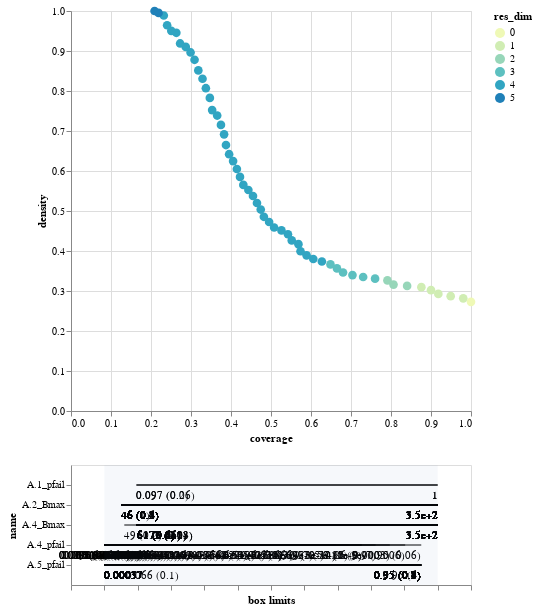

Notebook code for this chart:
### Code cell
box.inspect_tradeoff()

### Figure 1 — Vega-Lite specification as saved in the notebook (floating-point values rounded to 4 significant figures; data arrays with more than 128 entries replaced by an {"elided": "..."} marker saying what was removed)
{"config": {"view": {"continuousWidth": 400, "continuousHeight": 300}}, "vconcat": [{"data": {"name": "data-c3393c52ccaa91e5c0eab466ec341c87"}, "mark": {"type": "circle", "size": 75}, "encoding": {"color": {"type": "ordinal", "field": "res_dim", "scale": {"range": ["#eff9b6", "#d0edb3", "#97d6b9", "#5dc0c0", "#31a5c2", "#1f80b8", "#2354a3", "#21318d"]}}, "opacity": {"condition": {"value": 1, "selection": "selector001"}, "value": 0.4}, "tooltip": [{"type": "ordinal", "field": "id"}, {"type": "quantitative", "field": "coverage", "format": ".2"}, {"type": "quantitative", "field": "density", "format": ".2"}, {"type": "ordinal", "field": "res_dim"}], "x": {"type": "quantitative", "field": "coverage"}, "y": {"type": "quantitative", "field": "density"}}, "height": 400, "selection": {"selector001": {"type": "single", "fields": ["id"]}}, "width": 400}, {"layer": [{"data": {"name": "data-42c783750f8ed788f08184eedd266e38"}, "mark": "rule", "encoding": {"x": {"type": "quantitative", "axis": {"grid": false, "labels": false, "title": "box limits"}, "field": "x_lower", "scale": {"domain": [0, 1], "padding": 0.1}}, "x2": {"field": "x_upper"}, "y": {"type": "nominal", "field": "name", "scale": {"padding": 1.0}}}, "transform": [{"calculate": "(datum.x1-datum.minimum)/(datum.maximum-datum.minimum)", "as": "x_lower"}, {"calculate": "(datum.x2-datum.minimum)/(datum.maximum-datum.minimum)", "as": "x_upper"}, {"filter": {"selection": "selector001"}}], "width": 400}, {"data": {"name": "data-42c783750f8ed788f08184eedd266e38"}, "mark": {"type": "text", "align": "left", "baseline": "top", "dy": 5}, "encoding": {"text": {"type": "ordinal", "field": "text"}, "x": {"type": "quantitative", "axis": {"grid": false, "labels": false, "title": "box limits"}, "field": "x_lower", "scale": {"domain": [0, 1], "padding": 0.1}}, "x2": {"field": "x_upper"}, "y": {"type": "nominal", "field": "name", "scale": {"padding": 1.0}}}, "transform": [{"calculate": "(datum.x1-datum.minimum)/(datum.maximum-datum.minimum)", "as": "x_lower"}, {"calculate": "(datum.x2-datum.minimum)/(datum.maximum-datum.minimum)", "as": "x_upper"}, {"filter": {"selection": "selector001"}}, {"calculate": "datum.qp_lower>0?format(datum.x1, \".2\")+\" (\"+format(datum.qp_lower, \".1~g\")+\")\" :format(datum.x1, \".2\")", "as": "text"}], "width": 400}, {"data": {"name": "data-42c783750f8ed788f08184eedd266e38"}, "mark": {"type": "text", "align": "right", "baseline": "top", "dy": 5}, "encoding": {"text": {"type": "ordinal", "field": "text"}, "x": {"type": "quantitative", "field": "x_upper"}, "x2": {"field": "x_upper"}, "y": {"type": "nominal", "field": "name", "scale": {"padding": 1.0}}}, "transform": [{"calculate": "(datum.x1-datum.minimum)/(datum.maximum-datum.minimum)", "as": "x_lower"}, {"calculate": "(datum.x2-datum.minimum)/(datum.maximum-datum.minimum)", "as": "x_upper"}, {"filter": {"selection": "selector001"}}, {"calculate": "datum.qp_upper>0?format(datum.x2, \".2\")+\" (\"+format(datum.qp_upper, \".1\")+\")\" :format(datum.x2, \".2\")", "as": "text"}], "width": 400}, {"data": {"name": "data-bb8d07f6df3d47a6a475317795287b23"}, "mark": {"type": "rect", "opacity": 0.05}, "encoding": {"x": {"type": "quantitative", "field": "start"}, "x2": {"field": "end"}}}, {"data": {"name": "data-d751713988987e9331980363e24189ce"}, "mark": "point", "encoding": {"x": {"type": "quantitative", "field": "x"}, "y": {"type": "nominal", "field": "name"}}, "transform": [{"filter": {"selection": "selector001"}}], "width": 400}, {"data": {"name": "data-d751713988987e9331980363e24189ce"}, "mark": {"type": "text", "align": "center", "baseline": "top", "dy": 5}, "encoding": {"text": {"type": "nominal", "field": "item"}, "x": {"type": "quantitative", "field": "x"}, "y": {"type": "nominal", "field": "name"}}, "transform": [{"filter": {"selection": "selector001"}}], "width": 400}]}], "$schema": "https://vega.github.io/schema/vega-lite/v4.8.1.json", "datasets": {"data-c3393c52ccaa91e5c0eab466ec341c87": [{"coverage": 1.0, "density": 0.2729, "id": 0, "mass": 1.0, "mean": 0.2729, "res_dim": 0}, {"coverage": 0.9806, "density": 0.2817, "id": 1, "mass": 0.95, "mean": 0.2817, "res_dim": 1}, {"coverage": 0.9492, "density": 0.2871, "id": 2, "mass": 0.902, "mean": 0.2871, "res_dim": 1}, {"coverage": 0.9183, "density": 0.2927, "id": 3, "mass": 0.856, "mean": 0.2927, "res_dim": 1}, {"coverage": 0.9, "density": 0.3021, "id": 4, "mass": 0.813, "mean": 0.3021, "res_dim": 1}, {"coverage": 0.8759, "density": 0.3096, "id": 5, "mass": 0.772, "mean": 0.3096, "res_dim": 1}, {"coverage": 0.8403, "density": 0.3128, "id": 6, "mass": 0.733, "mean": 0.3128, "res_dim": 2}, {"coverage": 0.8063, "density": 0.3161, "id": 7, "mass": 0.696, "mean": 0.3161, "res_dim": 2}, {"coverage": 0.7911, "density": 0.3266, "id": 8, "mass": 0.661, "mean": 0.3266, "res_dim": 2}, {"coverage": 0.7602, "density": 0.3308, "id": 9, "mass": 0.627, "mean": 0.3308, "res_dim": 3}, {"coverage": 0.7304, "density": 0.3349, "id": 10, "mass": 0.595, "mean": 0.3349, "res_dim": 3}, {"coverage": 0.7037, "density": 0.3398, "id": 11, "mass": 0.565, "mean": 0.3398, "res_dim": 3}, {"coverage": 0.6801, "density": 0.3462, "id": 12, "mass": 0.536, "mean": 0.3462, "res_dim": 3}, {"coverage": 0.6649, "density": 0.3564, "id": 13, "mass": 0.509, "mean": 0.3564, "res_dim": 3}, {"coverage": 0.6487, "density": 0.3665, "id": 14, "mass": 0.483, "mean": 0.3665, "res_dim": 3}, {"coverage": 0.6272, "density": 0.3737, "id": 15, "mass": 0.458, "mean": 0.3737, "res_dim": 4}, {"coverage": 0.6058, "density": 0.38, "id": 16, "mass": 0.435, "mean": 0.38, "res_dim": 4}, {"coverage": 0.589, "density": 0.3891, "id": 17, "mass": 0.413, "mean": 0.3891, "res_dim": 4}, {"coverage": 0.5738, "density": 0.3994, "id": 18, "mass": 0.392, "mean": 0.3994, "res_dim": 4}, {"coverage": 0.5686, "density": 0.4171, "id": 19, "mass": 0.372, "mean": 0.4171, "res_dim": 4}, {"coverage": 0.5518, "density": 0.4265, "id": 20, "mass": 0.353, "mean": 0.4265, "res_dim": 4}, {"coverage": 0.5424, "density": 0.4418, "id": 21, "mass": 0.335, "mean": 0.4418, "res_dim": 4}, {"coverage": 0.5262, "density": 0.4515, "id": 22, "mass": 0.318, "mean": 0.4515, "res_dim": 4}, {"coverage": 0.5079, "density": 0.4588, "id": 23, "mass": 0.302, "mean": 0.4588, "res_dim": 4}, {"coverage": 0.4953, "density": 0.4725, "id": 24, "mass": 0.286, "mean": 0.4725, "res_dim": 4}, {"coverage": 0.4822, "density": 0.4855, "id": 25, "mass": 0.271, "mean": 0.4855, "res_dim": 4}, {"coverage": 0.4743, "density": 0.5036, "id": 26, "mass": 0.257, "mean": 0.5036, "res_dim": 4}, {"coverage": 0.4649, "density": 0.5199, "id": 27, "mass": 0.244, "mean": 0.5199, "res_dim": 4}, {"coverage": 0.455, "density": 0.5374, "id": 28, "mass": 0.231, "mean": 0.5374, "res_dim": 4}, {"coverage": 0.4435, "density": 0.5525, "id": 29, "mass": 0.219, "mean": 0.5525, "res_dim": 4}, {"coverage": 0.4309, "density": 0.5652, "id": 30, "mass": 0.208, "mean": 0.5652, "res_dim": 4}, {"coverage": 0.4225, "density": 0.5852, "id": 31, "mass": 0.197, "mean": 0.5852, "res_dim": 4}, {"coverage": 0.4147, "density": 0.605, "id": 32, "mass": 0.187, "mean": 0.605, "res_dim": 4}, {"coverage": 0.4052, "density": 0.6247, "id": 33, "mass": 0.177, "mean": 0.6247, "res_dim": 4}, {"coverage": 0.3953, "density": 0.642, "id": 34, "mass": 0.168, "mean": 0.642, "res_dim": 4}, {"coverage": 0.3874, "density": 0.6649, "id": 35, "mass": 0.159, "mean": 0.6649, "res_dim": 4}, {"coverage": 0.3827, "density": 0.6916, "id": 36, "mass": 0.151, "mean": 0.6916, "res_dim": 4}, {"coverage": 0.3749, "density": 0.7153, "id": 37, "mass": 0.143, "mean": 0.7153, "res_dim": 4}, {"coverage": 0.3654, "density": 0.7386, "id": 38, "mass": 0.135, "mean": 0.7386, "res_dim": 4}, {"coverage": 0.3529, "density": 0.7522, "id": 39, "mass": 0.128, "mean": 0.7522, "res_dim": 4}, {"coverage": 0.3471, "density": 0.7828, "id": 40, "mass": 0.121, "mean": 0.7828, "res_dim": 4}, {"coverage": 0.3372, "density": 0.807, "id": 41, "mass": 0.114, "mean": 0.807, "res_dim": 4}, {"coverage": 0.3288, "density": 0.8307, "id": 42, "mass": 0.108, "mean": 0.8307, "res_dim": 4}, {"coverage": 0.3183, "density": 0.8515, "id": 43, "mass": 0.102, "mean": 0.8515, "res_dim": 4}, {"coverage": 0.3089, "density": 0.878, "id": 44, "mass": 0.096, "mean": 0.878, "res_dim": 4}, {"coverage": 0.299, "density": 0.8964, "id": 45, "mass": 0.091, "mean": 0.8964, "res_dim": 4}, {"coverage": 0.2869, "density": 0.9103, "id": 46, "mass": 0.086, "mean": 0.9103, "res_dim": 4}, {"coverage": 0.2728, "density": 0.9189, "id": 47, "mass": 0.081, "mean": 0.9189, "res_dim": 4}, {"coverage": 0.2634, "density": 0.9455, "id": 48, "mass": 0.076, "mean": 0.9455, "res_dim": 4}, {"coverage": 0.2508, "density": 0.9504, "id": 49, "mass": 0.072, "mean": 0.9504, "res_dim": 4}, {"coverage": 0.2403, "density": 0.9643, "id": 50, "mass": 0.068, "mean": 0.9643, "res_dim": 4}, {"coverage": 0.2319, "density": 0.9888, "id": 51, "mass": 0.064, "mean": 0.9888, "res_dim": 4}, {"coverage": 0.2188, "density": 0.9952, "id": 52, "mass": 0.06, "mean": 0.9952, "res_dim": 5}, {"coverage": 0.2089, "density": 1.0, "id": 53, "mass": 0.057, "mean": 1.0, "res_dim": 5}], "data-42c783750f8ed788f08184eedd266e38": {"elided": "187 records"}, "data-bb8d07f6df3d47a6a475317795287b23": [{"start": 0, "end": 1}], "data-d751713988987e9331980363e24189ce": []}}
